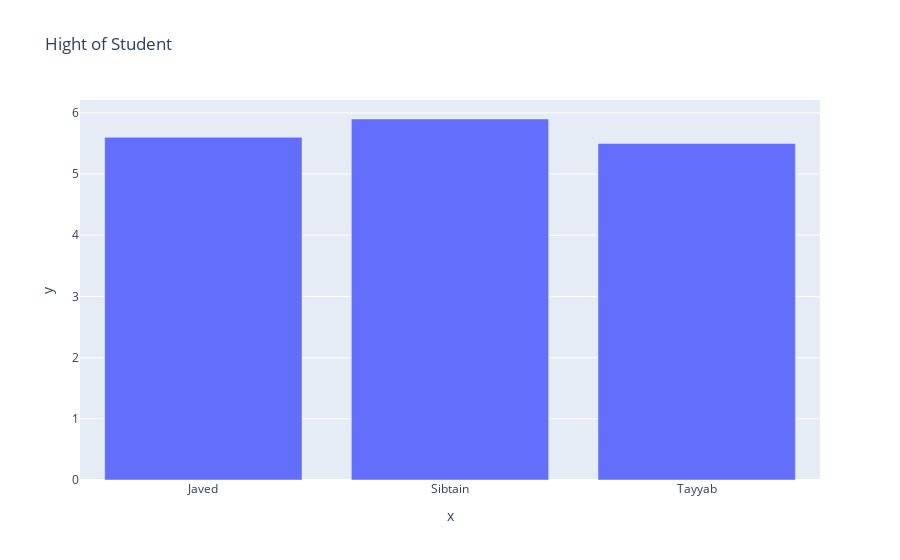

The notebook cell saved with this chart:
### Code cell
names = ['Javed', 'Sibtain', 'Tayyab']
hight = [5.6,5.9,5.5]

# import library
import plotly.express as px

# creat a plot   (bar chart)

px.bar(x=names, y=hight, title='Hight of Student')

### Figure 1 — Plotly figure (JSON) as saved in the notebook; plotly's stock layout.template omitted (floating-point values rounded to 4 significant figures)
{"data": [{"alignmentgroup": "True", "hovertemplate": "x=%{x}<br>y=%{y}<extra></extra>", "legendgroup": "", "marker": {"color": "#636efa", "pattern": {"shape": ""}}, "name": "", "offsetgroup": "", "orientation": "v", "showlegend": false, "textposition": "auto", "type": "bar", "x": ["Javed", "Sibtain", "Tayyab"], "xaxis": "x", "y": [5.6, 5.9, 5.5], "yaxis": "y"}], "layout": {"barmode": "relative", "legend": {"tracegroupgap": 0}, "title": {"text": "Hight of Student"}, "xaxis": {"anchor": "y", "domain": [0, 1], "title": {"text": "x"}}, "yaxis": {"anchor": "x", "domain": [0, 1], "title": {"text": "y"}}}}
